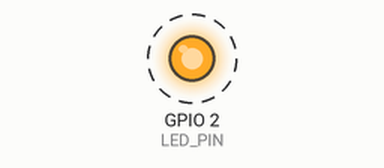
Simulated run of this sketch. Board: ESP32. Shown: output pins drawn as LEDs (lit = HIGH). Dashed ring = blinking.

Above: at 0.2 s.
Timing chart, 0 to 3.0 s (numbered marks = the images above):
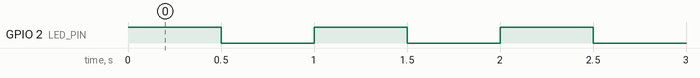

The sketch:

blink.ino
```cpp
/*
 * Classic "hello world" for board bring-up: blink the onboard LED.
 *
 * On most ESP32 DevKit / WROOM clones (including our 38-pin board),
 * the blue LED is on GPIO 2. If nothing blinks, try LED_PIN 5 or
 * check the board silkscreen.
 *
 * Does NOT drive the SSR / lamp path.
 */

// Most ESP32 DevKit-style modules: onboard LED on GPIO 2
#ifndef LED_PIN
#define LED_PIN 2
#endif

void setup() {
  pinMode(LED_PIN, OUTPUT);
}

void loop() {
  digitalWrite(LED_PIN, HIGH);
  delay(500);
  digitalWrite(LED_PIN, LOW);
  delay(500);
}
```

Measured:
- by itself, GPIO 2 (LED_PIN): alternates HIGH for 0.50 s and LOW for 0.50 s
